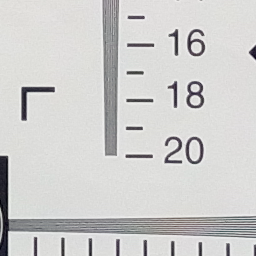
%> input picture input/res256_03.bmp, 256 x 256 px, given in place of flowx.png, which was not available
$ octave show_flow.m   (GNU Octave 9; MATLAB toolbox functions it lacks are replaced by stand-ins)
%> lines starting %> are read from the running program, lines starting %| are printed output that depends on the picture; pictures that were not available may be replaced by others from this repository, and a replacement may not be noted
clear

fx = imread('res/flowx.png');
%> fx is the input picture: size 256x256x3 uint8; mean R, G, B 207.3, 206.8, 205.7
fy = imread('res/flowy.png');
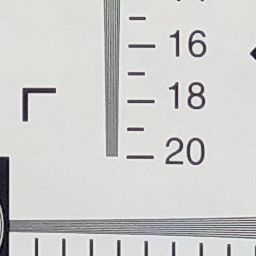
%> input picture input/res256_04.bmp, 256 x 256 px, given in place of flowy.png, which was not available
%> fy is the input picture: size 256x256x3 uint8; mean R, G, B 207, 206.7, 205.7


from = imread('../input/res256_01.bmp');
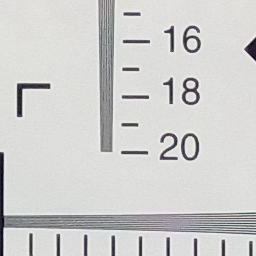
%> input picture input/res256_01.bmp, 256 x 256 px
%> from is the input picture: size 256x256x3 uint8; mean R, G, B 207.6, 207.3, 206.3
to = imread('../input/res256_02.bmp');
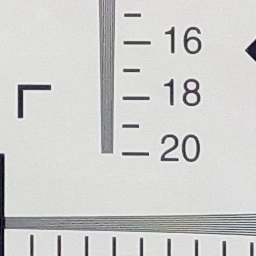
%> input picture input/res256_02.bmp, 256 x 256 px
%> to is the input picture: size 256x256x3 uint8; mean R, G, B 207.6, 207.3, 206
% [5 lines of commented-out code are left out]

fx = double(fx);
%> fx: size 256x256x3 double
fy = double(fy);
%> fy: size 256x256x3 double

imshow(to)
hold
quiver(fx, fy, 0)
%> (this line was passed over: quiver is not available in this run)

figure
imshow(from)
hold
quiver(fx, fy, 0)
%> (this line was passed over: quiver is not available in this run)

figure
imshow(to - from)
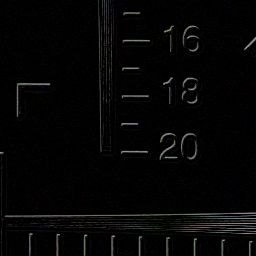
%> displayed picture: size 256x256x3, on the screen's scale of 0 to 255; mean R, G, B 5.1, 5.1, 4.9
hold
quiver(fx, fy, 0)
%> (this line was passed over: quiver is not available in this run)
